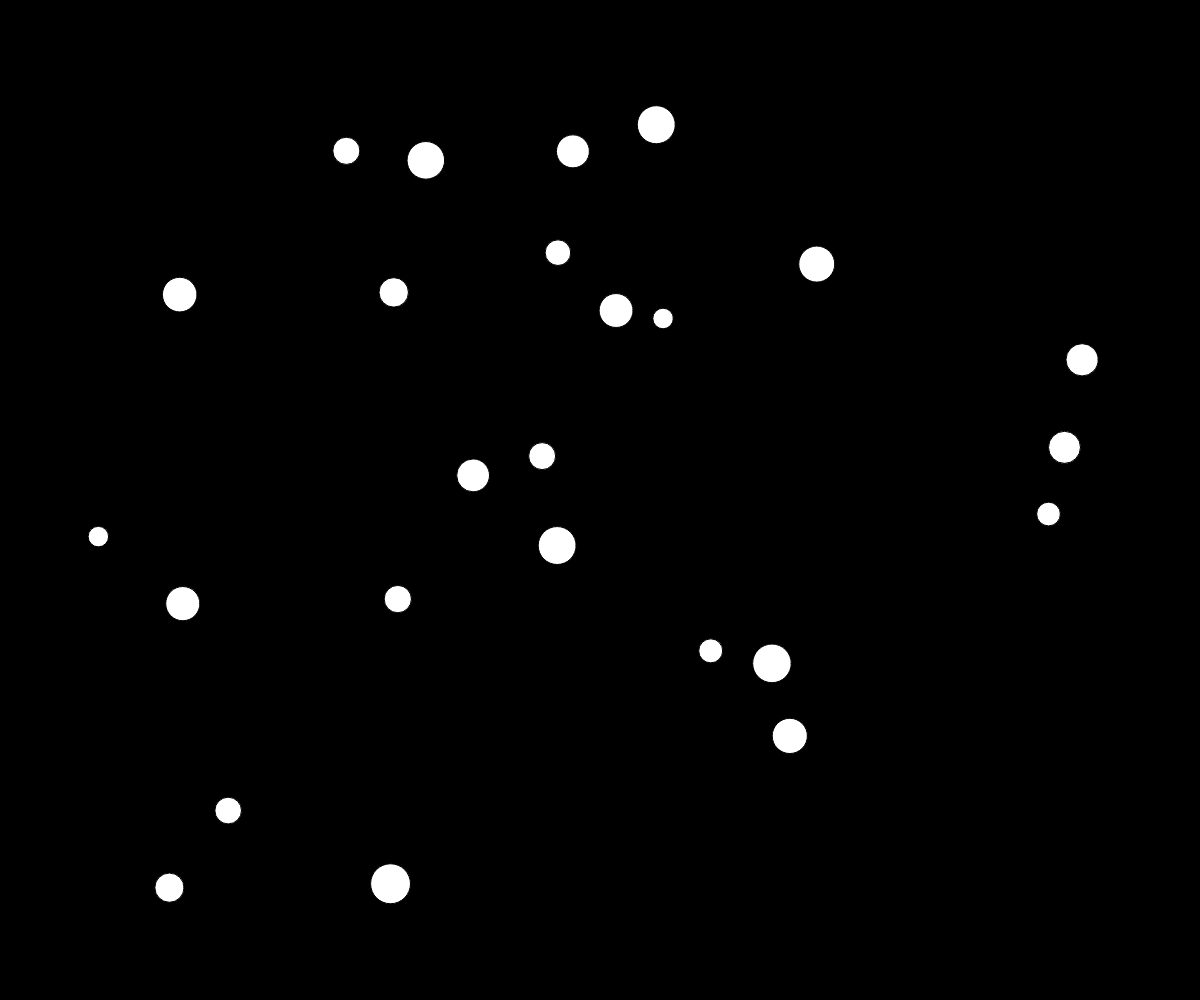
Frame 1 (no input)
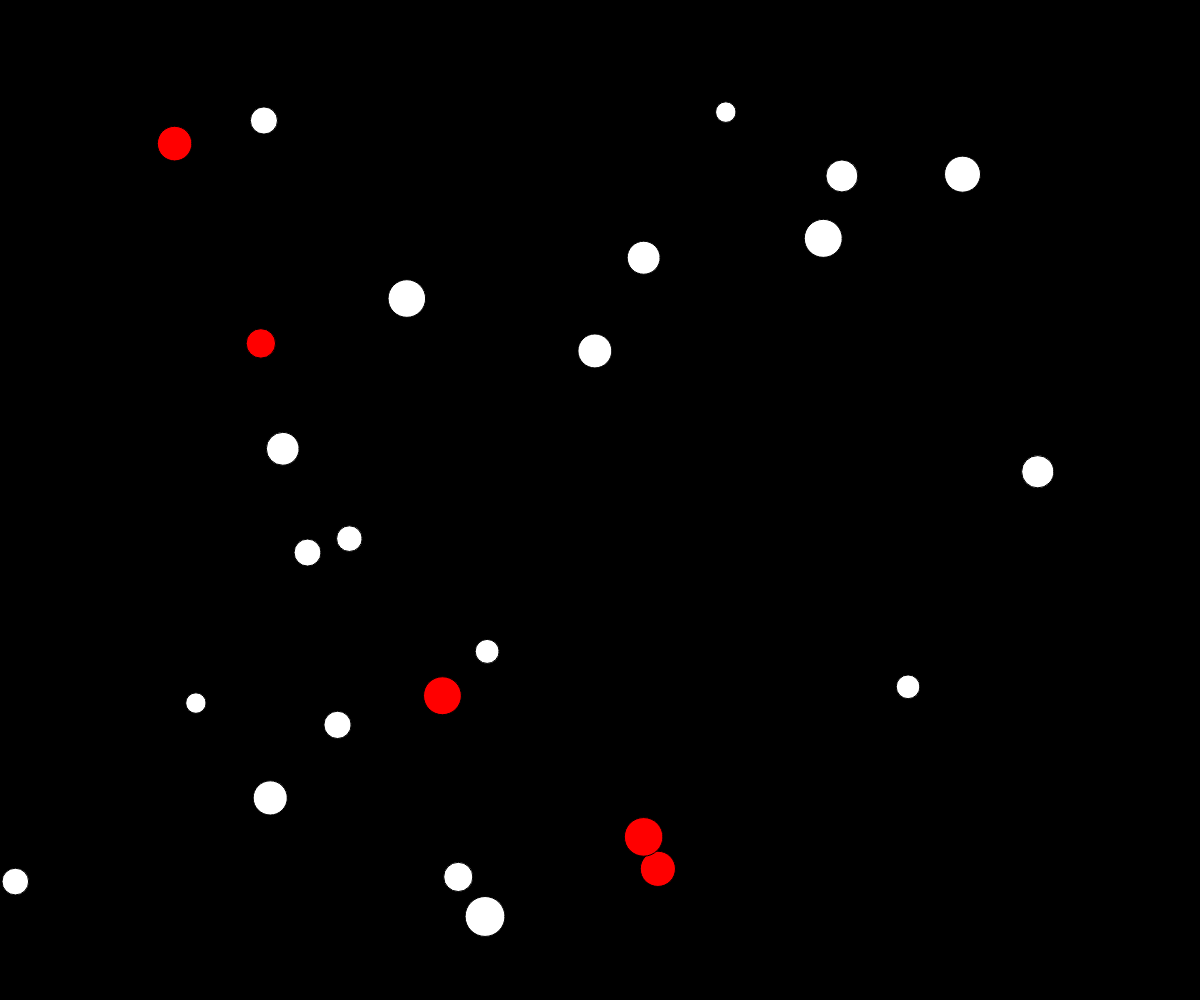
Frame 60 (no input)
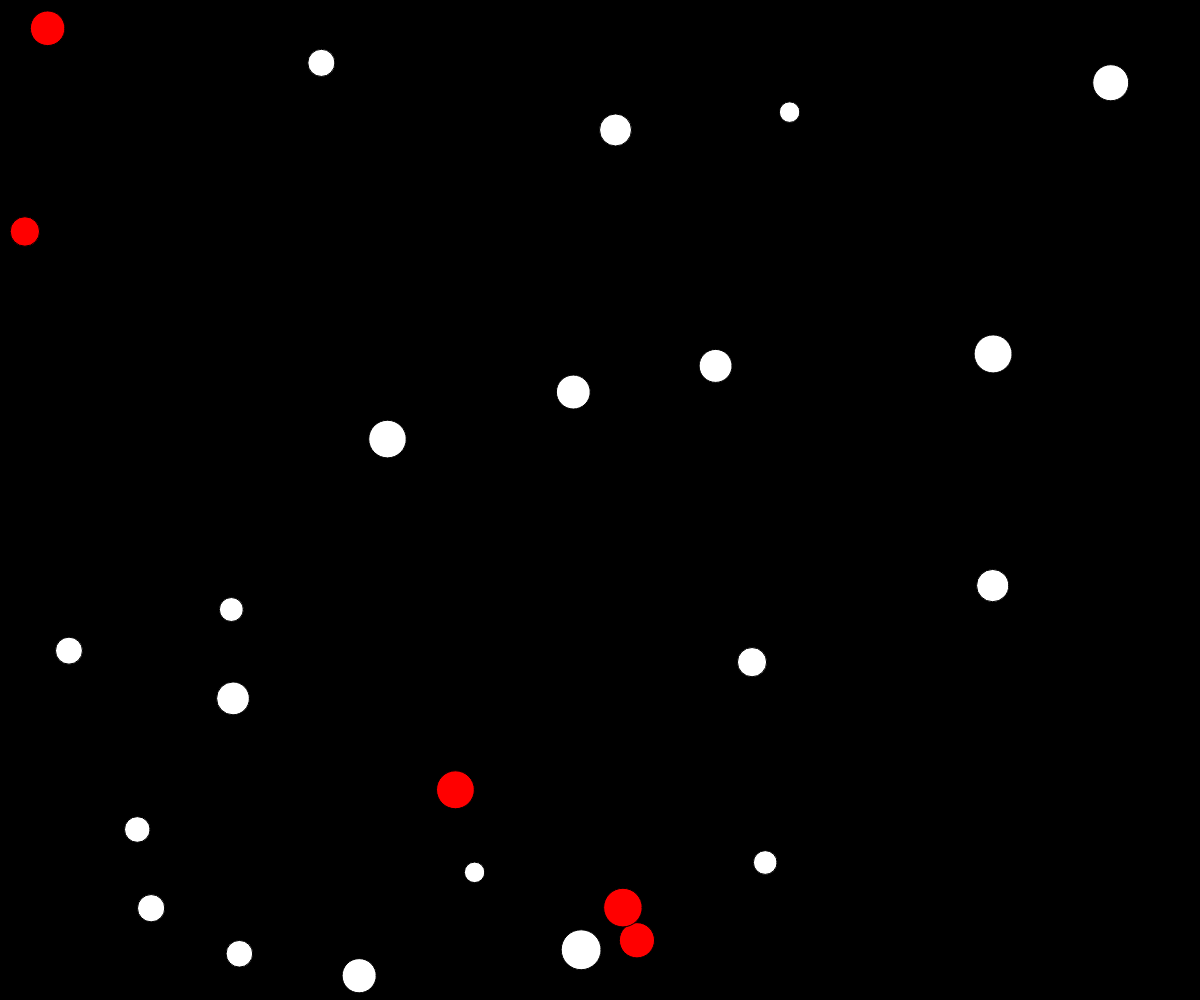
Frame 120 (the mouse pressed at the canvas centre since frame 60)

The p5.js sketch that drew these frames (run headless with seeded random() and noise() and a simulated clock; from frame 60 on, the mouse is pressed at the canvas centre):

// p5.js sketch
// ── sketch.js
// Project Title
// Your Name
// Date
//
// Extra for Experts:
// - describe what you did to take this project "above and beyond"

let ball_god = [];

function setup() {
  createCanvas(windowWidth, windowHeight);

  //spawn my balls

  for (let i = 0; i<25; i++){
    ball_god.push(new Ball(random(100, width-100), random(100, height-100)));
  }
}

function draw() {
  background(0);

  for (let i = 0; i<ball_god.length; i++){
    ball_god[i].move()
    for (let j = 0; j<ball_god.length; j++){
      if (i !== j){
        ball_god[i].col_check(ball_god[j])}
    }
    ball_god[i].display()
  }
}

class Ball{
  constructor(x, y){
    this.x = x;
    this.y = y;
    this.dx = random(-5, 5);
    this.dy = random(-5, 5);
    this.radius = random(10, 20);
    this.color = "white"
    //[random(255), random(255), random(255)]
  }
  move(){
    if (this.x > width-this.radius || this.x <= this.radius){
      this.dx *= -1;
    }
    if (this.y > height-this.radius || this.y <= this.radius){
      this.dy *= -1;
    }
    this.x += this.dx*0.99;
    this.y += this.dy*0.99;

  }

  display(){
    fill(this.color);
    circle(this.x, this.y, this.radius*2);
  }

  col_check(other_ball){
    let distance_apart = dist(this.x, this.y, other_ball.x, other_ball.y);
    let sum_of_radius = this.radius + other_ball.radius
    if (distance_apart<=sum_of_radius){
      let backup_dy = this.dy*0.99
      let backup_dx = this.dx*0.99
      this.color = "red";
      this.dy = other_ball.dy*0.99
      this.dx = other_ball.dx*0.99
      other_ball.dy = backup_dy
      other_ball.dx = backup_dx
    }
    //else{
    //  this.color = "white"
    //}
  }
}
